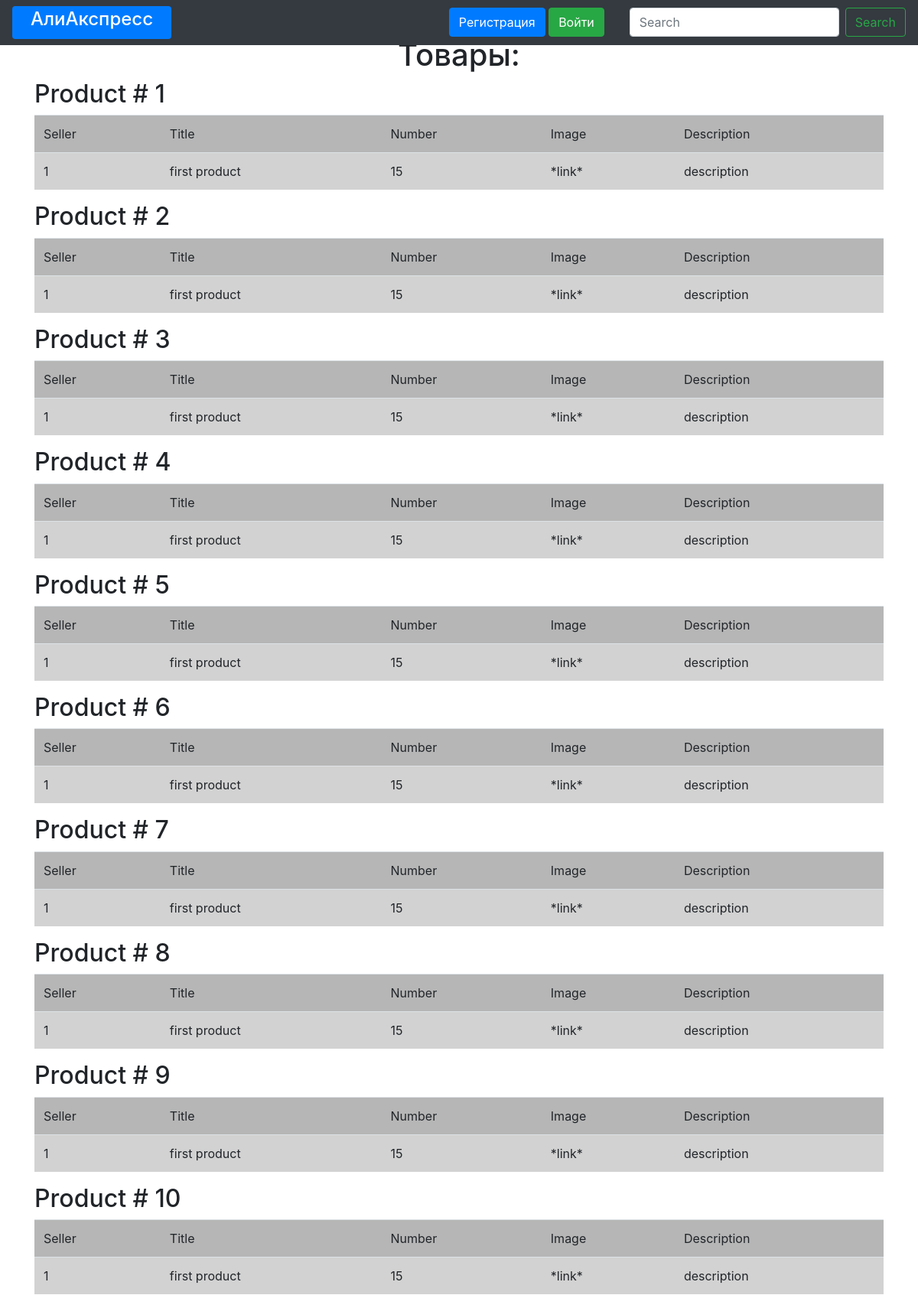
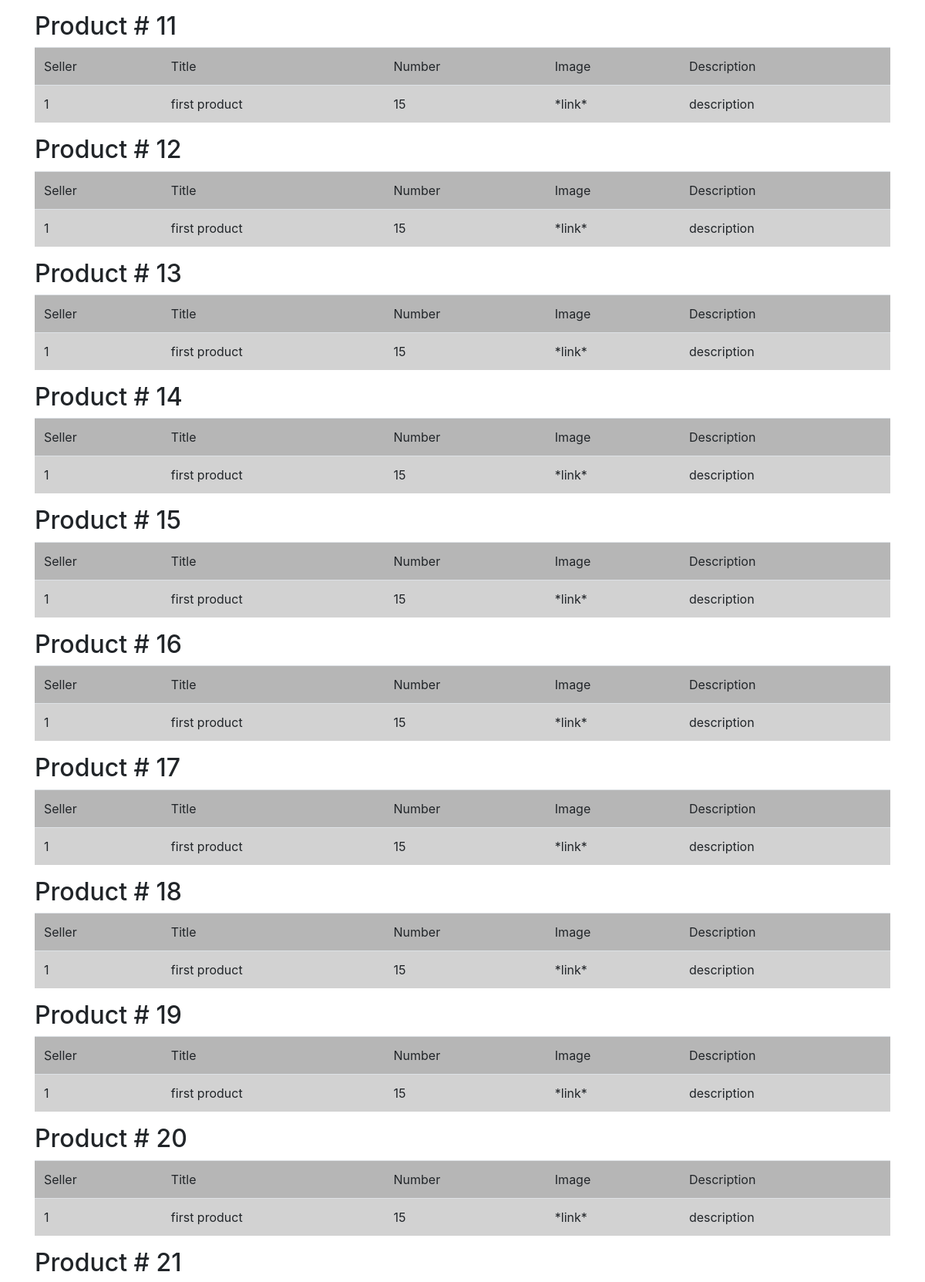
Page /main_link (upper part) on the committed database (2 pictures, top to bottom).
### data/products.py (models this page shows)
class Product(db_session.SqlAlchemyBase):
    __tablename__ = 'products'
    id = sqlalchemy.Column(sqlalchemy.Integer, primary_key=True, autoincrement=True)
    seller = sqlalchemy.Column(sqlalchemy.Integer, sqlalchemy.ForeignKey("users.id"))
    title = sqlalchemy.Column(sqlalchemy.String, nullable=True)
    number = sqlalchemy.Column(sqlalchemy.Integer, nullable=True)
    description = sqlalchemy.Column(sqlalchemy.String, nullable=True)
    image = sqlalchemy.Column(sqlalchemy.String)
    user = orm.relation('User')

### main.py (the view)
@app.route('/')
@app.route('/main_link')
def main_link():
    db_session.global_init("db/online_shop.sqlite")
    session = db_session.create_session()
    productes = session.query(products.Product)
    if request.cookies.get("user_id", 0):
        username = session.query(users.User).filter(users.User.id == request.cookies.get("user_id", 0)).first().name
        return render_template('products.html', products=productes, username=username)
    return render_template('products.html', products=productes)

### data/db_session.py (called while the page is built, shortened)
def global_init(db_file):
    global __factory
    if __factory:
        return

def create_session() -> Session:
    global __factory
    return __factory()

### templates/products.html
{% extends "base.html" %}
{% block content %}
<div>
<h1 align="center">Товары:</h1>
</div>
{% for item in products%}
<div>
    <h2>Product # {{item.id}}</h2>
    <div>
        <table class="table">
          <thead>
            <tr bgcolor="#B6B6B6">
              <td>Seller</td>
              <td>Title</td>
              <td>Number</td>
              <td>Image</td>
              <td>Description</td>
            </tr>
          </thead>
          <tbody>
            <tr bgcolor="#D2D2D2">
              <td>{{ item.seller }}</td>
              <td>{{ item.title }}</td>
              <td>{{ item.number }}</td>
              <td>{{ item.image }}</td>
              <td>{{ item.description }}</td>
            </tr>
          </tbody>
        </table>
    </div>
</div>
{% endfor %}
{% endblock %}

### templates/base.html (shortened to what this page needs)
<!doctype html>
<html lang="ru">
<head>
    <link rel="stylesheet"
          href="https://stackpath.bootstrapcdn.com/bootstrap/4.4.1/css/bootstrap.min.css"
>
</head>
<body>
<div>
    <nav class="navbar navbar-expand-lg fixed-top navbar-dark bg-dark justify-content-between">
        <div class="badge badge-primary text-wrap" style="width: 13rem;">
            <h4>АлиАкспресc</h4>
        </div>
        <div>
            {% if username %}
            <p>Вы вошли как {{ username }}</p>
            {% else %}
            <a class="btn btn-primary" href="/register" role="button">Регистрация</a>
            <a class="btn btn-success" href="/login" role="button">Войти</a>
            {% endif %}
        </div>
        <div>
            <form class="form-inline my-2 my-lg-0">
              <input class="form-control mr-sm-2" type="search" placeholder="Search" aria-label="Search">
              <button class="btn btn-outline-success my-2 my-sm-0" type="submit">Search</button>
            </form>
        </div>
    </nav>
</div>
<br>
<br>
<main role="main" class="container">
    {% block content %}{% endblock %}
</main>
</body>
</html>

### rows in the picture
Product: id "1", seller "1", title "first product", number "15", image "*link*", description "description"
Product: id "2", seller "1", title "first product", number "15", image "*link*", description "description"
Product: id "3", seller "1", title "first product", number "15", image "*link*", description "description"
Product: id "4", seller "1", title "first product", number "15", image "*link*", description "description"
Product: id "5", seller "1", title "first product", number "15", image "*link*", description "description"
Product: id "6", seller "1", title "first product", number "15", image "*link*", description "description"
Product: id "7", seller "1", title "first product", number "15", image "*link*", description "description"
Product: id "8", seller "1", title "first product", number "15", image "*link*", description "description"
Product: id "9", seller "1", title "first product", number "15", image "*link*", description "description"
Product: id "10", seller "1", title "first product", number "15", image "*link*", description "description"
Product: id "11", seller "1", title "first product", number "15", image "*link*", description "description"
Product: id "12", seller "1", title "first product", number "15", image "*link*", description "description"
Product: id "13", seller "1", title "first product", number "15", image "*link*", description "description"
Product: id "14", seller "1", title "first product", number "15", image "*link*", description "description"
Product: id "15", seller "1", title "first product", number "15", image "*link*", description "description"
Product: id "16", seller "1", title "first product", number "15", image "*link*", description "description"
Product: id "17", seller "1", title "first product", number "15", image "*link*", description "description"
Product: id "18", seller "1", title "first product", number "15", image "*link*", description "description"
Product: id "19", seller "1", title "first product", number "15", image "*link*", description "description"
Product: id "20", seller "1", title "first product", number "15", image "*link*", description "description"
Product: id "21"
